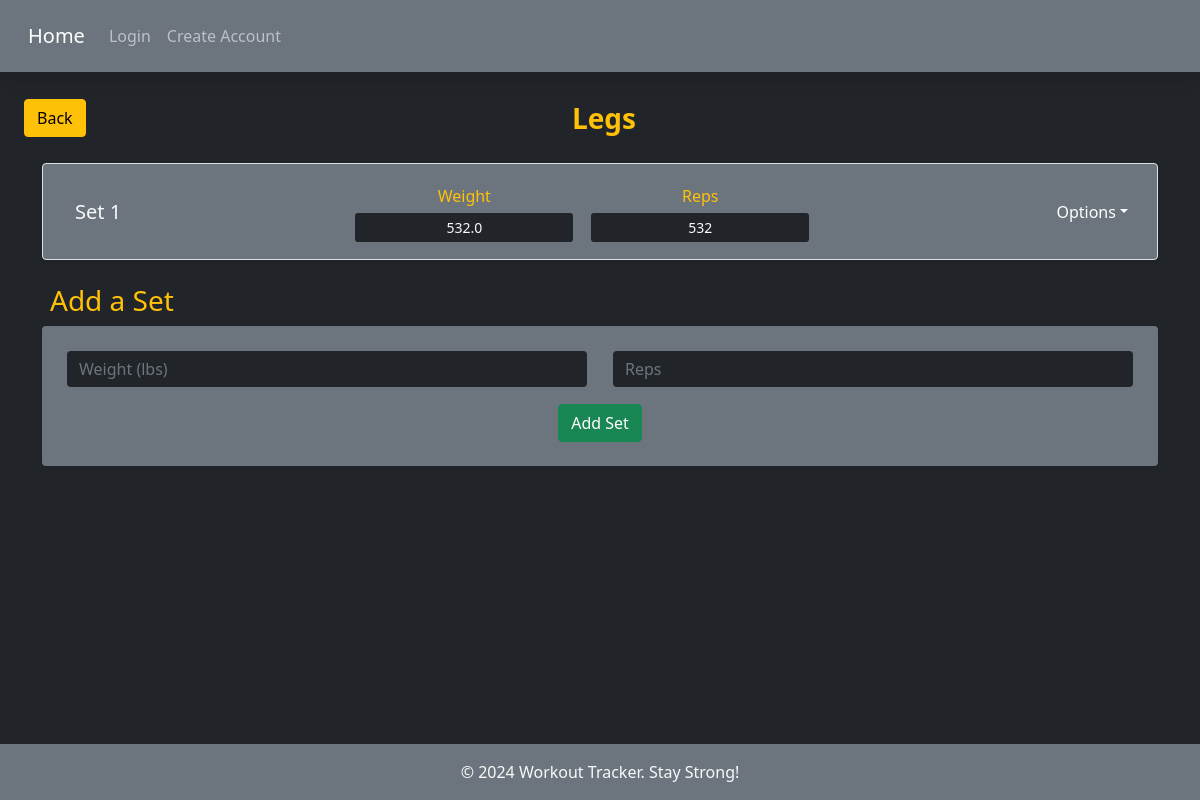
Page /workout_tracker/exercise_details/44/ on the committed database.
### workout_tracker_app/models.py (models this page shows, shortened)
class Exercise(models.Model):
    exercise_id = models.AutoField(primary_key=True)
    workout = models.ForeignKey(Workout, on_delete=models.CASCADE)
    exercise_name = models.CharField(max_length=100)
    notes = models.TextField(blank=True, null=True)
    class Meta:
        verbose_name = "Exercise"
        verbose_name_plural = "Exercises"

class Sets(models.Model):
    set_id = models.AutoField(primary_key=True)
    exercise = models.ForeignKey(Exercise, on_delete=models.CASCADE)
    set = models.IntegerField()
    reps = models.IntegerField()
    weight = models.FloatField()
    class Meta:
        verbose_name = "Set"
        verbose_name_plural = "Sets"

### workout_tracker_app/views.py (the view, shortened to what this page needs)
# urls.py: path('exercise_details/<int:exercise_pk>/', views.exercise_details, name='exercise_details'),
def exercise_details(request, exercise_pk):
    exercise = Exercise.objects.get(pk=exercise_pk)
    workout = Workout.objects.get(workout_id=exercise.workout.pk)
    sets = Sets.objects.filter(exercise_id=exercise_pk).order_by('set')
    num_sets = Sets.objects.filter(exercise=exercise).count() + 1
    temp_form = AddSetForm()
    context = {
        'sets': sets,
        'exercise': exercise,
        'workout': workout,
        'forms': temp_form,
    }
    return render(request, "workout_tracker_app/exercise_details.html", context)

### workout_tracker_app/forms.py
class AddSetForm(forms.ModelForm):
    weight = forms.FloatField(required=True, label="", widget=forms.widgets.TextInput(
        attrs={"class": "form-control bg-dark text-light border-secondary", "placeholder": "Weight (lbs)"}))
    reps = forms.IntegerField(required=True, label="", widget=forms.widgets.TextInput(
        attrs={"class": "form-control bg-dark text-light border-secondary", "placeholder": "Reps"}))
    class Meta:
        model = Sets
        exclude = ('exercise', 'set')
        fields =["weight", "reps"]

### workout_tracker_app/templates/workout_tracker_app/exercise_details.html (shortened to what this page needs)
{% extends 'base.html' %}
{% block topleft %}
{% if sets %}
  <a href="{% url 'workout_details' workout.workout_id %}" class="btn btn-warning">Back</a>
{% endif %}
{% endblock topleft %}
{% block center %}
<div class="d-flex align-items-center">
  <form method="POST" id="sets-form" class="d-flex align-items-center mb-0">
    <input type="text" name="exercise_name" id="exercise_name"
      class="form-control bg-transparent text-warning border-0 p-0 ps-1 ms-1 text-center"
      value="{{ exercise.exercise_name }}"
      style="font-size: 1.75rem; font-weight: bold; width: auto" required />
  </form>
</div>
{% endblock center %}
{% block content %}
<div class="container">
    <div class="row gy-3">
      {% if sets %} {% for s in sets %}
      <div class="col-12">
        <div class="d-flex justify-content-between align-items-center p-3 bg-secondary text-light rounded shadow-sm text-center border">
            <h5 class="m-0 ms-3">Set {{ s.set }}</h5>
            <div class="d-flex">
              <div class="me-3">
                <label for="weight{{ s.set }}" class="form-label text-warning my-1">Weight</label>
                <input type="text" name="weight_{{ s.set_id }}" id="weight{{ s.set }}" value="{{ s.weight }}" class="form-control form-control-sm bg-dark text-light border-secondary text-center" />
              </div>
              <div>
                <label for="reps{{ s.set }}" class="form-label text-warning my-1">Reps</label>
                <input type="text" name="reps_{{ s.set_id }}" id="reps{{ s.set }}" value="{{ s.reps }}" class="form-control form-control-sm bg-dark text-light border-secondary text-center" />
              </div>
            </div>
          <div>
            <div class="dropdown">
              <button class="btn btn-secondary dropdown-toggle" type="button" id="dropdownMenuButton1" data-bs-toggle="dropdown" aria-expanded="false">Options</button>
            </div>
          </div>
        </div>
      </div>
      {% endfor %} {% endif %}
    </div>
</div>
<div class="container my-4">
  <h3 class="text-warning ms-2">Add a Set</h3>
  <form method="POST" class="bg-secondary text-light p-4 rounded shadow-sm">
    <div class="row mb-3">
      <div class="col">{{ forms.weight }}</div>
      <div class="col">{{ forms.reps }}</div>
    </div>
    <div class="d-flex justify-content-center mt-3">
      <button type="submit" name="add_set" class="btn btn-success">Add Set</button>
    </div>
  </form>
</div>
{% endblock content %}

### rows in the picture
Exercise: exercise_name "Legs"
Sets: set "1", weight "532.0", reps "532"
